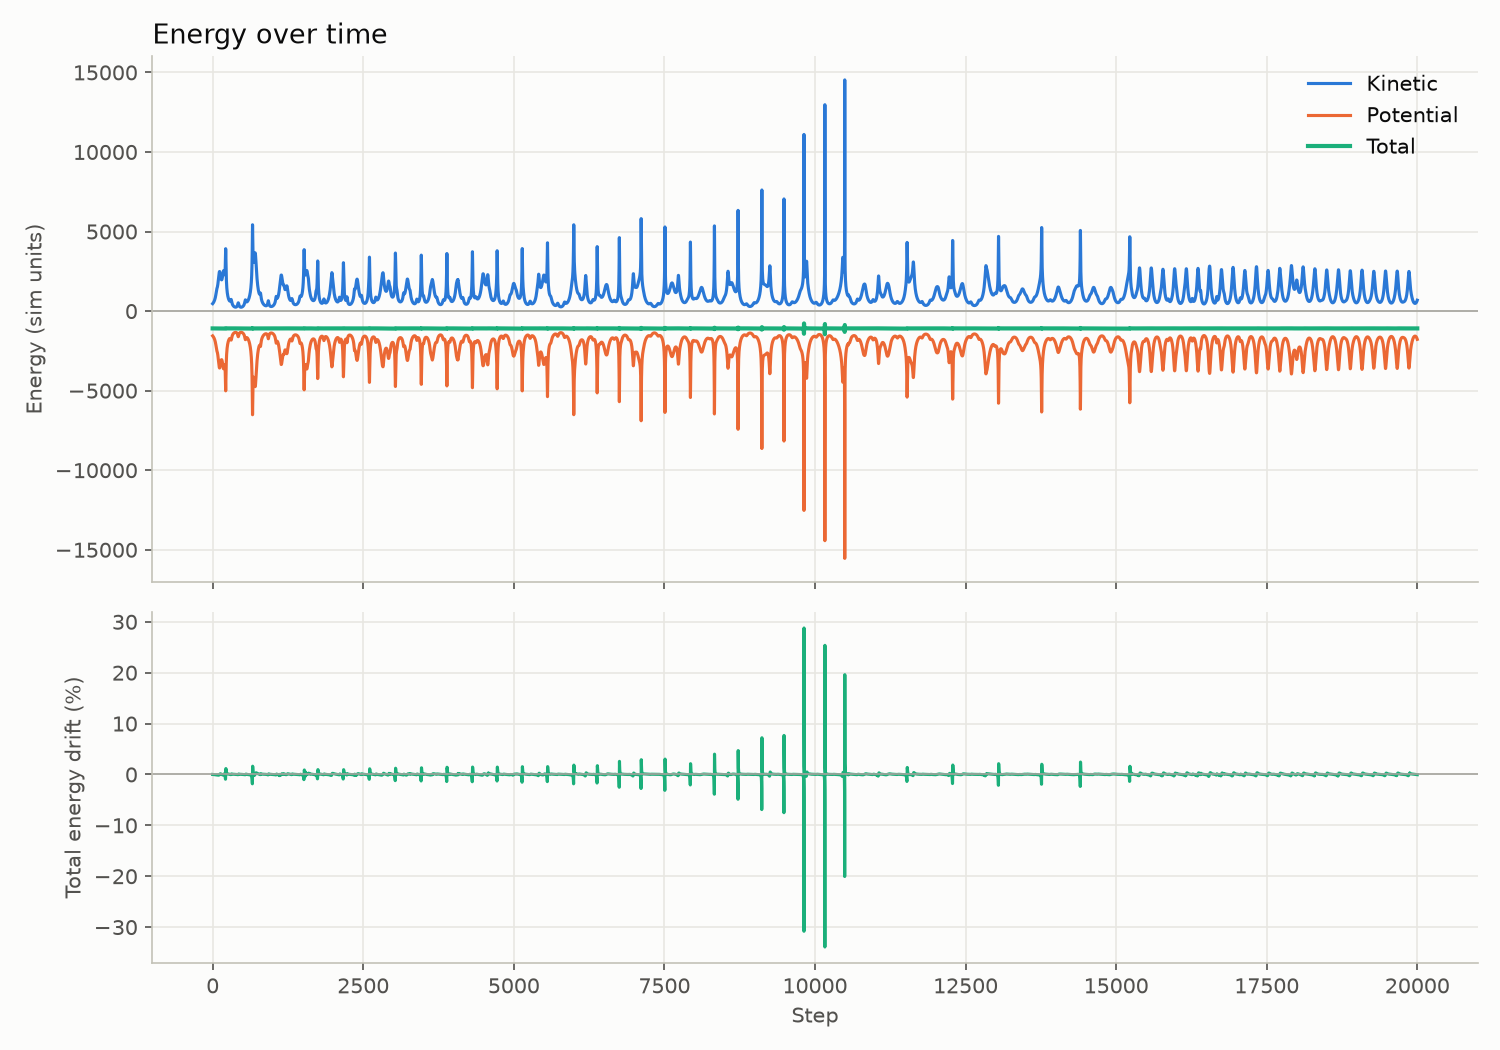

Reproduce this figure in Python.
#Runs the simulation headless and graphs total energy over time

import matplotlib.pyplot as plt

from bodies import create_bodies
from physics import apply_gravity
from constants import SUN_MASS, G, epsilon, SUBSTEPS

STEPS = 20000

def kinetic_energy(Bodies):
    total_kinetic_energy = 0
    for i in range(len(Bodies)):
        total_kinetic_energy += 0.5 * Bodies[i].mass * Bodies[i].velocity.dot(Bodies[i].velocity)
    return total_kinetic_energy


def potential_energy(Bodies):
    total_potential_energy = 0

    for i in range(len(Bodies)):
        for j in range(i + 1, len(Bodies)):
            displacement = Bodies[j].position - Bodies[i].position
            dist_squared = displacement.dot(displacement)
            total_potential_energy += -G * Bodies[i].mass * Bodies[j].mass / (dist_squared + epsilon**2)**0.5


    return total_potential_energy

Bodies = create_bodies(SUN_MASS)

kinetic, potential, total = [], [], []
for step in range(STEPS):
    ke = kinetic_energy(Bodies)
    pe = potential_energy(Bodies)
    kinetic.append(ke)
    potential.append(pe)
    total.append(ke + pe)
    for _ in range(SUBSTEPS):
        apply_gravity(Bodies, 1 / SUBSTEPS)

E0 = total[0]
drift = [100 * (E - E0) / abs(E0) for E in total]
print(f"Initial energy: {E0:.2f}")
print(f"Max drift: {max(drift, key=abs):+.4f}%   Final drift: {drift[-1]:+.4f}%")

#Plot: components on top, relative drift of total below
plt.rcParams.update({"font.size": 10, "axes.edgecolor": "#c3c2b7",
                     "axes.labelcolor": "#52514e", "xtick.color": "#52514e",
                     "ytick.color": "#52514e"})
fig, (top, bottom) = plt.subplots(2, 1, figsize=(10, 7), sharex=True,
                                  facecolor="#fcfcfb", height_ratios=[3, 2])

for ax in (top, bottom):
    ax.set_facecolor("#fcfcfb")
    ax.grid(color="#e8e7e2", linewidth=0.8)
    ax.spines[["top", "right"]].set_visible(False)

top.plot(kinetic, color="#2a78d6", linewidth=1.5, label="Kinetic")
top.plot(potential, color="#eb6834", linewidth=1.5, label="Potential")
top.plot(total, color="#1baf7a", linewidth=2, label="Total")
top.axhline(0, color="#a5a49d", linewidth=0.8)
top.set_ylabel("Energy (sim units)")
top.set_title("Energy over time", loc="left", color="#0b0b0b", fontsize=13)
top.legend(frameon=False, loc="upper right", labelcolor="#0b0b0b")

bottom.plot(drift, color="#1baf7a", linewidth=1.5)
bottom.axhline(0, color="#a5a49d", linewidth=0.8)
bottom.set_ylabel("Total energy drift (%)")
bottom.set_xlabel("Step")

fig.tight_layout()
fig.savefig("energy.png", dpi=150)
print("Saved energy.png")
